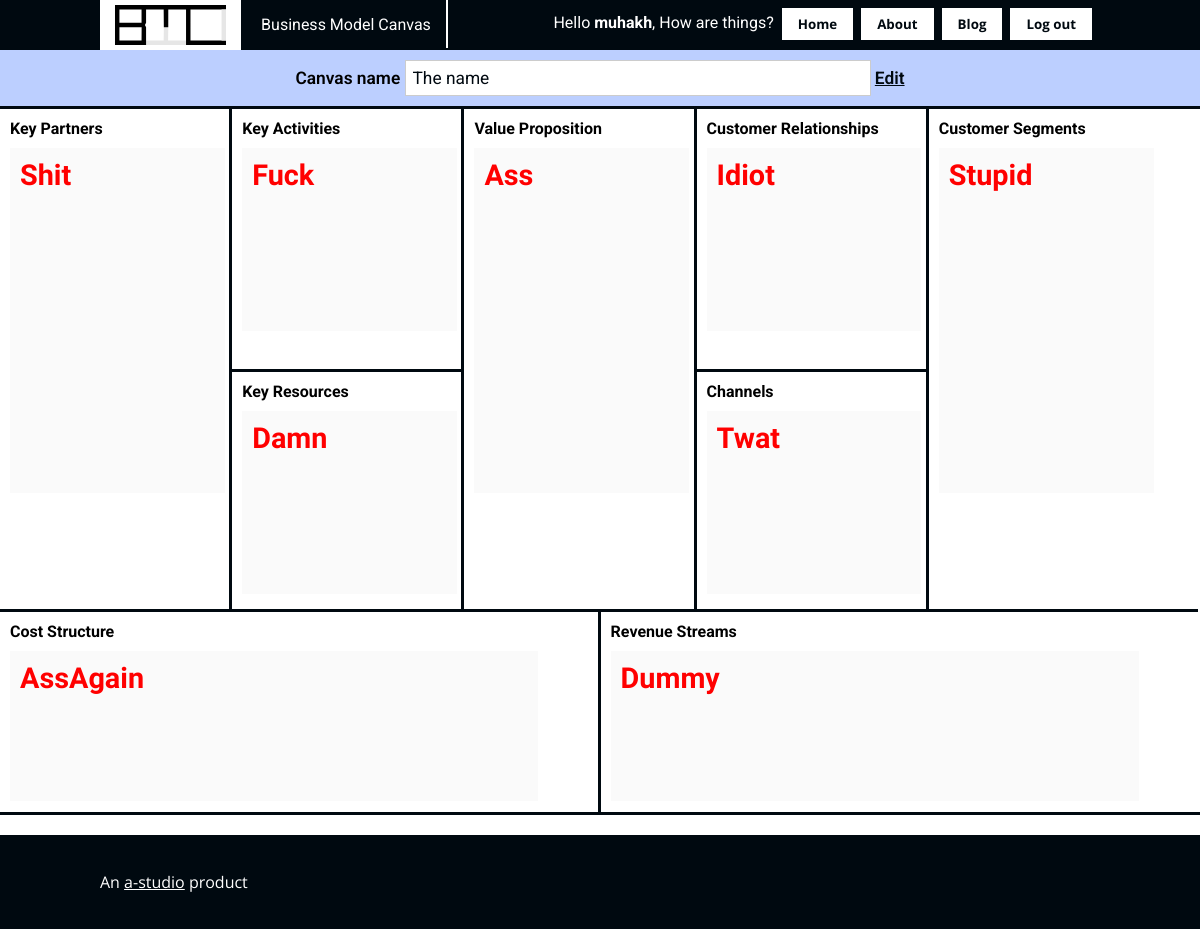
/view.php?id=1 (signed in), run on the app's committed database.
### tables this page shows
CREATE TABLE IF NOT EXISTS `canvases` (
  `id` int(20) NOT NULL AUTO_INCREMENT,
  `name` varchar(250) NOT NULL,
  `KeyPartners` varchar(250) NOT NULL,
  `KeyActivities` varchar(250) NOT NULL,
  `KeyResources` varchar(250) NOT NULL,
  `ValueProposition` varchar(250) NOT NULL,
  `CustomerRelationships` varchar(250) NOT NULL,
  `Channels` varchar(250) NOT NULL,
  `CustomerSegments` varchar(250) NOT NULL,
  `CostStructure` varchar(250) NOT NULL,
  `RevenueStreams` varchar(250) NOT NULL,
  `user_id` int(11) DEFAULT NULL,
  PRIMARY KEY (`id`),
  KEY `user_id` (`user_id`)
);

### functions.php (called while the page is built, shortened)
<?php
function query($query, $bindings, $connection){
	$statement = $connection->prepare($query);
	$statement->execute($bindings);
	$result = $statement->fetchAll();
	return $result ? $result : false;
}
function is_logged_in(){
	$username = false;
	if(isset($_COOKIE['a_canvas_username']) && isset($_COOKIE['a_canvas_password']))
	{$username = $_COOKIE['a_canvas_username'];}
	elseif (isset($_SESSION['a_canvas_username']) && isset($_SESSION['a_canvas_password'])) {
	$username = $_SESSION['a_canvas_username'];
	}
	return $username;
}
function relativeURL () {
	$dir = str_replace('\\', '/', __DIR__);
    return substr($dir, strlen($_SERVER['DOCUMENT_ROOT']));
}
function viewCanvas($param, $value, $connection, $what){
	return query("SELECT $what FROM `canvases` WHERE $param =:value",
	array('value'=>$value)
	,$connection);
}
?>

### views/canvas.content.php (the view)
<form action="" method="post">
	<header class="canvasHeader">
		<label for="canvasName">Canvas name</label>
		<input id="canvasName" placeholder="Canvas name" type="text" name="canvasName" value="<?php if(!empty($contents[0]['name'])) echo $contents[0]['name'];?>" disabled>
		<a href="edit.php?id=<?php if(!empty($contents[0]['id']))echo $contents[0]['id'];?>">Edit</a>
	</header>
	<div id="canvas">
		<div id="upper">
			<div class="narrow">
				<h3>Key Partners</h3>
				<textarea disabled name="KeyPartners"><?php if(!empty($contents[0]['KeyPartners'])) echo $contents[0]['KeyPartners'];?></textarea>
			</div>
			<div class="narrow">
				<div class="box">
					<h3>Key Activities</h3>
					<textarea disabled name="KeyActivities"><?php if(!empty($contents[0]['KeyActivities'])) echo $contents[0]['KeyActivities'];?></textarea>
				</div>
				<div class="box">
					<h3>Key Resources</h3>
					<textarea disabled name="KeyResources"><?php if(!empty($contents[0]['KeyResources'])) echo $contents[0]['KeyResources'];?></textarea>
				</div>
			</div>
			<div class="narrow">
				<h3>Value Proposition</h3>
				<textarea disabled name="ValueProposition"><?php if(!empty($contents[0]['ValueProposition'])) echo $contents[0]['ValueProposition'];?></textarea>
			</div>
			<div class="narrow">
				<div class="box">
					<h3>Customer Relationships</h3>
					<textarea disabled name="CustomerRelationships"><?php if(!empty($contents[0]['CustomerRelationships'])) echo $contents[0]['CustomerRelationships'];?></textarea>
				</div>
				<div class="box">
					<h3>Channels</h3>
					<textarea disabled name="Channels"><?php if(!empty($contents[0]['Channels'])) echo $contents[0]['Channels'];?></textarea>
				</div>
			</div>
			<div class="narrow">
				<h3>Customer Segments</h3>
				<textarea disabled name="CustomerSegments"><?php if(!empty($contents[0]['CustomerSegments'])) echo $contents[0]['CustomerSegments'];?></textarea>
			</div>
		</div>
		<div id="lower">
			<div class="small">
				<h3>Cost Structure</h3>
				<textarea disabled name="CostStructure"><?php if(!empty($contents[0]['CostStructure'])) echo $contents[0]['CostStructure'];?></textarea>
			</div>
			<div class="small">
				<h3>Revenue Streams</h3>
				<textarea disabled name="RevenueStreams"><?php if(!empty($contents[0]['RevenueStreams'])) echo $contents[0]['RevenueStreams'];?></textarea>
			</div>
		</div>
	</div>
</form>

### view.php
<?php
require "functions.php";
$connection = connect($config);
if(!is_logged_in()){
header("Location: signin.php");
}
else{
	if (isset($_GET['id'])) {
		$contents = viewCanvas('id', $_GET['id'], $connection, '*');
		require "views/header.php";
		require "views/canvas.content.php";
		require "views/footer.php";
	}
else{
	echo "Not selected";
}
}
?>

### views/header.php (shortened to what this page needs)
<?php
require_once "functions.php";
$path = pathinfo(relativeURL ());
?>
<!DOCTYPE html>
<html lang="en">
<head>
<link rel="stylesheet" type="text/css" href="views/style.css" />
</head>
<body>
	<header class="header">
		<a href="<?php echo $path['dirname']; ?>">
		<img src="views/images/logo.svg" alt="Business Model Canvas">
		<span>Business Model Canvas</span>
		</a>
		<?php if (!is_logged_in()): ?>
		<ul>
			<li><a href="index.php#signing">Register</a></li>
			<li><a href="#">About</a></li>
			<li><a href="/blog">Blog</a></li>
			<li><a href="signin.php">Sign in</a></li>
		</ul>
		<?php else:
		$logged_username = is_logged_in();
		?>
		<ul>
		<span>Hello <strong><?php echo $logged_username;?></strong>, How are things?</span>
			<li><a href="index.php">Home</a></li>
			<li><a href="#">About</a></li>
			<li><a href="/blog">Blog</a></li>
			<li><a href="logout.php">Log out</a></li>
		</ul>
		<?php endif ?>
	</header>

### views/footer.php
<footer class="footer">
		<p>An <a href="http://a-studio.me">a-studio</a> product</p>
	</footer>
	</body>
</html>

### views/style.css (style rules this page uses)
body, ul { margin: 0;padding: 0 }
a, input[type="submit"], input[type="button"] { -webkit-transition: all .5s ; -o-transition: all .5s ; transition: all .5s ; }
a { color: #000910 }
body { font-family: 'Roboto', Tahoma; }
header.header { background-color: #000910; color: #fff; height: 50px; padding:0 100px }
header.header img { padding: 0 10px; float: left; background-color: #fff; }
header.header a { display: block }
header.header a span { float: left; border-right: 2px solid #fff; padding: 15px 15px 14px 20px; color: #fff }
header.header ul { float: right; margin-top:8px }
header.header ul span { float: left; margin: 5px 8px 0 0; }
header.header li { display: inline-block; height: 25px; float: left; margin-right: 8px }
header.header li a { text-decoration: none;display: inline-block; }
header.header li input, .header ul a { cursor: pointer; border: 1px #fff solid; font-family: 'Open Sans', Tahoma; font-weight:700; font-size: 10pt; padding: 6px 15px; background-color: #fff; color: #000910 }
header.canvasHeader { padding: 10px 100px; background-color: #bccfff; font-weight: 600; font-size: 13pt; text-align: center; border-bottom: 3px solid #000910 }
header.canvasHeader input { padding: 5px 20px; cursor: pointer; font-size: 13pt; background-color: #fff; color: #000910; border:2px solid #fff; font-family: 'Roboto', Tahoma }
header.canvasHeader input#canvasName { width: 450px; padding: 7px; border:1px solid #ccc; cursor: auto; }
header.canvasHeader input#canvasName { background-color: #fff; color: #000910; }
#canvas textarea { width: 85%; height:65%; padding: 10px; color: red; font-family: 'Reenie Beanie', Tahoma; font-size:180%; font-weight: 700; resize: none; margin-left: 10px; -webkit-transition: all .5s ; -o-transition: all .5s ; transition: all .5s ; border: none; }
div#canvas { margin: auto;text-align: center;border-bottom: 3px solid #000910 }
div#lower, div#upper { overflow: hidden;text-align: left }
div.narrow { width: 19.1%; border-right: 3px solid #000910; float: left; height: 500px; }
div.narrow:last-child, div#lower .small:last-child { border-right:none !important }
div.box:last-child { border:none !important; }
div.box { height: 250px;border-bottom: 3px solid #000910; }
div#lower .small { width: 49.8%;float: left;height: 200px;border-right: 3px solid #000910;border-top: 3px solid #000910; }
#canvas h3 { font-size: 12pt; margin:10px 0 10px 10px; }
footer.footer { clear: both; background-color: #000910; color: #fff; margin-top: 20px; font-family: 'Open Sans', Tahoma; padding: 20px 100px }
footer.footer a { color: #fff }

### data on the page
canvases: canvasName "The name", KeyPartners "Shit", KeyActivities "Fuck", KeyResources "Damn", ValueProposition "Ass", CustomerRelationships "Idiot", Channels "Twat", CustomerSegments "Stupid", CostStructure "AssAgain", RevenueStreams "Dummy"

### other printed values
$logged_username "muhakh"
